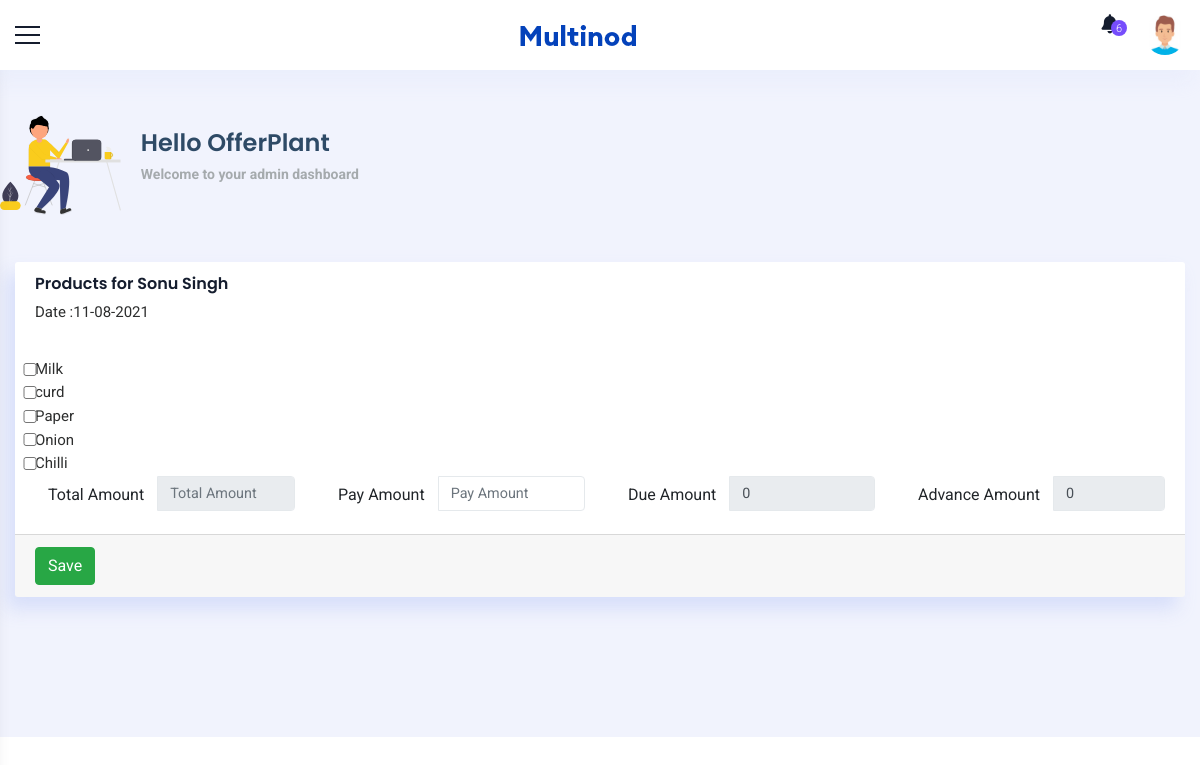
Screenshot of /dailyPaymentEntry.php?id=13 with the database file from the repository.
### tables this page shows
CREATE TABLE `customerdb` (
  `id` int(255) NOT NULL,
  `name` varchar(255) NOT NULL,
  `address` varchar(255) NOT NULL,
  `mobileno` varchar(20) NOT NULL,
  `customerGroup` varchar(255) NOT NULL,
  `customerProduct` varchar(255) NOT NULL
);

CREATE TABLE `productdb` (
  `id` int(10) NOT NULL,
  `productName` varchar(255) NOT NULL,
  `price` int(4) NOT NULL
);

### dailyPaymentEntry.php (the view, shortened to what this page needs)
<?php
$custid = $_GET['id'];
?>
<!doctype html>
<html>
<head>
    <link href="css/plugins.css" rel="stylesheet">
    <link href="css/dailyPaymentEntry.css" rel="stylesheet">
    <link rel="stylesheet" href="https://cdnjs.cloudflare.com/ajax/libs/font-awesome/5.15.3/css/all.min.css" />
</head>
<body>
    <div class="wrapper">
        <div class="header-bg">
            <header class="main-header">
                <div class="container_header phone_view border_top_bott">
                    <div class="row">
                        <div class="col-md-12 d-flex justify-content-between align-items-center">
                            <div class="menu-icon"> <a href="javascript:void(0)" class="menu-toggler sidebar-toggler"></a> </div>
                            <div class="logo d-flex align-items-center justify-content-center"> <a href="javascript:void(0)"> <strong class="logo_icon"> <img src="images/small-logo.png" alt=""> </strong>  </a> </div>
                            <div class="right_detail">
                                <div class="row d-flex align-items-center justify-content-end">
                                    <div class="col-xl-12 col-12 d-flex justify-content-end">
                                        <div class="right_bar_top d-flex align-items-center">
                                            <div class="dropdown dropdown-notification"> <a href="javascript:void(0)" class="dropdown-toggle" data-toggle="dropdown" data-hover="dropdown" data-close-others="true" aria-expanded="false">
                                                    <i class="fa fa-bell"></i> <span class="badge_coun"> 6 </span> </a>
                                            </div>
                                            <div class="dropdown dropdown-user"> <a href="javascript:void(0)" class="dropdown-toggle" data-toggle="dropdown" data-hover="dropdown" data-close-others="true" aria-expanded="true">
                                                    <img class="img-circle pro_pic" src="images/user3.png" alt=""> </a>
                                            </div>
                                        </div>
                                    </div>
                                </div>
                            </div>
                        </div>
                    </div>
                </div>
            </header>
        </div>
        <div class="container_full">
            <div class="content_wrapper bg_homebefore">
                <div class="container-fluid">
                    <div class="sec-title">
                        <div class="row d-flex align-items-center">
                            <div class="main__title">
                                <img src="assets/hello.svg" alt="" />
                                <div class="main__greeting">
                                    <h1>Hello OfferPlant</h1>
                                    <p>Welcome to your admin dashboard</p>
                                </div>
                            </div>
                        </div>
                        <?php
                        include 'dbcon.php';
                        $selectCust = "select * from customerdb where id = $custid";
                        $query = mysqli_query($con, $selectCust);
                        $selectProduct = "select * from productdb";
                        $productquery = mysqli_query($con, $selectProduct);
                        $resCust = mysqli_fetch_array($query);
                        ?>
                        <br><br>
                        <div class="card">
                            <div class="card-header">
                                <h1>Products for <?php echo $resCust['name']; ?></h1>
                                <span>Date :<?php echo date("d-m-Y"); ?></span>
                            </div>
                            <form action=<?php echo "insertDailyPayment.php?id=".$custid;?> method="POST" id="theForm">
                                <div class="card-body">
                                    <?php
                                    $i = 1;
                                    while ($resProduct = mysqli_fetch_array($productquery)) {
                                    ?>
                                        <div class="productChkBox">
                                            <input type="checkbox" name="product" value="<?php echo $resProduct['price']; ?>" class="form-check-input" id="<?php echo "p" . $i ?>" onclick="totalIt()"><?php echo $resProduct['productName']; ?>
                                        </div>
                                    <?php
                                        $i++;
                                    }
                                    ?>
                                    <div class="row">
                                        <div class="col-lg-3">
                                            <div class="input-group">
                                                <span class="input-group-btn">
                                                    <button class="btn btn-default" type="button" >Total Amount</button>
                                                </span>
                                                <input type="text" value="" name="totalAmt" class="form-control" placeholder="Total Amount" id="total" readonly>
                                            </div>
                                        </div>
                                        <div class="col-lg-3">
                                            <div class="input-group">
                                                <span class="input-group-btn">
                                                    <button class="btn btn-default" type="button">Pay Amount</button>
                                                </span>
                                                <input type="text" name="payableAmt" class="form-control" placeholder="Pay Amount">
                                            </div>
                                        </div>
                                        <?php
                                            $custid_search = "select * from custdueamt where custid=$custid";
                                            $custidSearhQuery = mysqli_query($con, $custid_search);
                                            $custSearch = mysqli_num_rows($custidSearhQuery);
                                            $resCust = mysqli_fetch_array($custidSearhQuery);
                                            $dueBalance=0;
                                            $advanceBalance=0;
                                            if($custSearch) {
                                                $fetchedBalance = $resCust['dueAmt'];
                                                if($fetchedBalance > 0) {
                                                    $dueBalance = $fetchedBalance;
                                                } else {
                                                    $advanceBalance=$fetchedBalance;
                                                }
                                            } else {
                                                $dueBalance=0;
                                                $advanceBalance=0;
                                            }
                                        ?>
                                        <div class="col-lg-3">
                                            <div class="input-group">
                                                <span class="input-group-btn">
                                                    <button class="btn btn-default" type="button">Due Amount</button>
                                                </span>
                                                <input type="text" name="dueAmt" value="<?php echo $dueBalance; ?>" class="form-control" placeholder="Due Amount" readonly>
                                            </div>
                                        </div>
                                        <div class="col-lg-3">
                                            <div class="input-group">
                                                <span class="input-group-btn">
                                                    <button class="btn btn-default" type="button">Advance Amount</button>
                                                </span>
                                                <input type="text" name="dueAmt" value="<?php echo -($advanceBalance); ?>" class="form-control" placeholder="Advance Amount" readonly>
                                            </div>
                                        </div>
                                    </div>
                                </div>
                                <div class="card-footer">
                                    <button type="submit" name="save" class="btn btn-success">Save</button>
                                </div>
                            </form>
                        </div>
                    </div>
                </div>
            </div>
        </div>
</body>
</html>

### css/dailyPaymentEntry.css (style rules this page uses)
* { margin: 0; padding: 0; }
body { font-family: 'Roboto', sans-serif; font-size: 15px; line-height: 1.57143; font-weight: 400; color: #2d2e2e; }
h1, h2, h3, h4, h5, h6 { font-family: Poppins, sans-serif; margin-top: 0; font-weight: 600; color: #151d2e; }
a { color: #2d2e2e; transition: all 0.3s ease 0s; }
a, a:hover, a:active, a:focus { outline: none; text-decoration: none; }
i { transition: all 0.4s ease-in-out 0s; }
.img-circle { border-radius: 50%; }
.sec-title { padding-top: 20px; padding-bottom: 15px; }
.sec-title p { color: #2d2d2d; }
.container_full { background: #f1f3fd; margin-top: 70px; position: relative; min-height: calc(100vh - 133px); overflow-x: hidden; }
.content_wrapper { margin-left: 0; margin-right: 0px; margin-top: 0; min-height: 600px; padding: 25px 0px 0px 0px; position: relative; }
.bg_homebefore { position: relative; }
.content_wrapper { padding-top: 25px; transition: all 0.3s; margin-left: 0px; }
.card { border-radius: 3px; background-color: #ffffff; box-shadow: -8px 12px 18px 0 rgba(209, 218, 249, 0.8); border: none; }
.card-header { border-bottom: 1px solid transparent; background-color: transparent; }
.form-control { border-color: #e5e9ec; font-size: 13px; line-height: 2; }
.form-control { font-size: .9rem; }
input[type="checkbox"] { width: 30px; }
.main__title { display: flex; align-items: center; }
.main__title > img { max-height: 100px; object-fit: contain; margin-right: 20px; }
.main__greeting > h1 { font-size: 24px; color: #2e4a66; margin-bottom: 5px; }
.main__greeting > p { font-size: 14px; font-weight: 700; color: #a5aaad; }
h1 { font-size: 1rem; }

### rows the page displays
customerdb: name "Sonu Singh"
productdb: productName "Milk"
productdb: productName "curd"
productdb: productName "Paper"
productdb: productName "Onion"
productdb: productName "Chilli"
